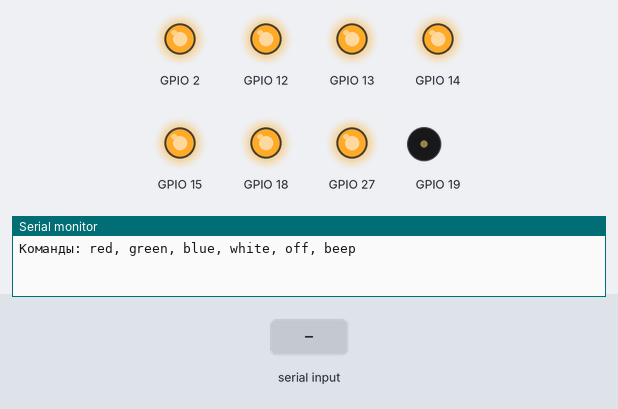
This sketch was run on a simulated ESP32. On the bench: output pins drawn as LEDs (lit = HIGH), buzzer (waves = sounding), the last lines printed to the serial monitor. Inputs (shaded band) come from the test bench.

Above: at 1.2 s.
1.3 s: "red\n" received over Serial
At 2.1 s:
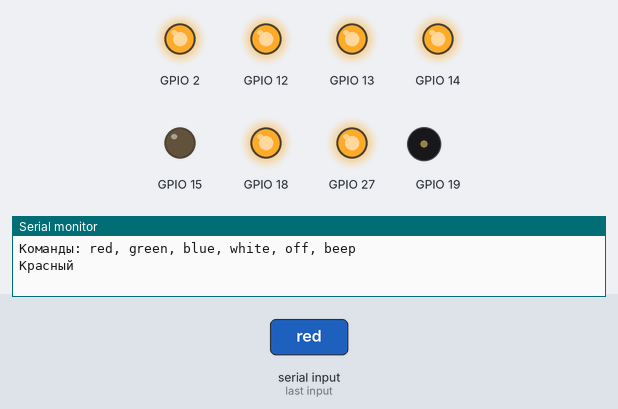
2.8 s: "green\n" received over Serial
At 3.2 s:
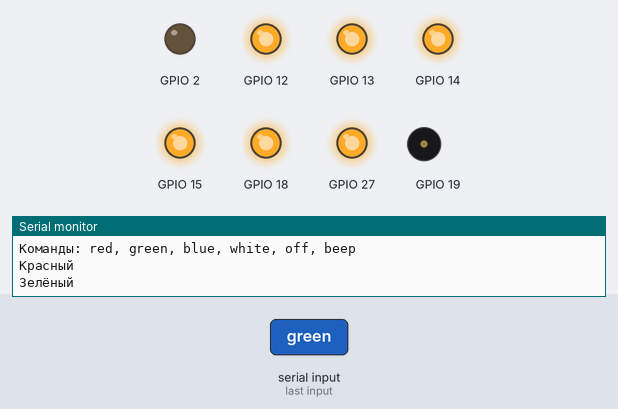
4.3 s: "blue\n" received over Serial
At 5.5 s:
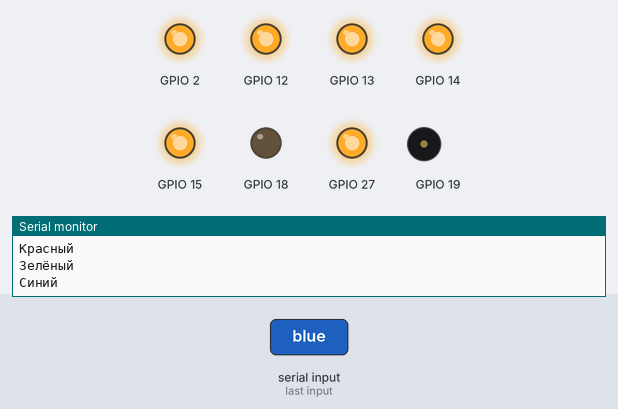
5.8 s: "white\n" received over Serial
At 6.7 s:
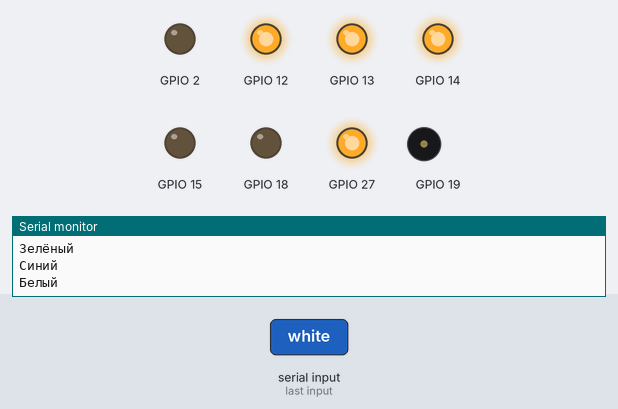
7.3 s: "beep\n" received over Serial
At 7.4 s:
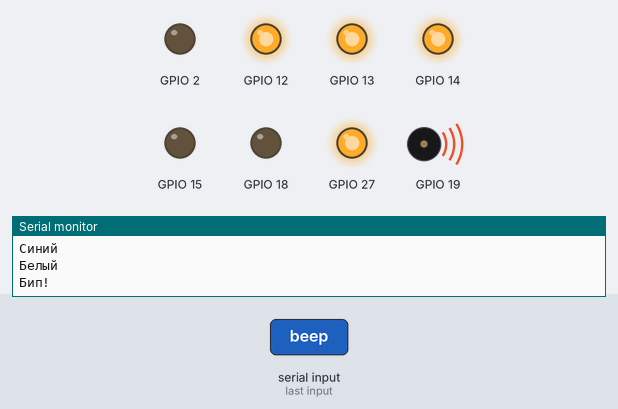
Timing chart, 0 to 10.0 s (numbered marks = the images above; inputs shaded):
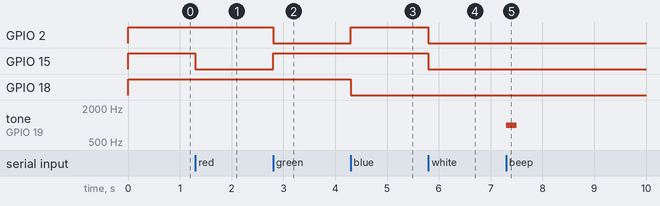

The sketch:

Ardu8_BBL_ESP32_08_SerialCommands.ino
```cpp
String cmd = "";
void setup() {
  	board_init();
  	Serial.begin(115200);
  	Serial.println("Команды: red, green, blue, white, off, beep");
}
void loop() {
  	if (Serial.available()) {
      	cmd = String(Serial.readStringUntil('\n'));
      	cmd.trim();
      	if ((cmd == "red")) {
          	leds_off();
          	digitalWrite(15, LOW);
          	digitalWrite(2, HIGH);
          	digitalWrite(18, HIGH);
          	Serial.println("Красный");
      } else if ((cmd == "green")) {
          	leds_off();
          	digitalWrite(15, HIGH);
          	digitalWrite(2, LOW);
          	digitalWrite(18, HIGH);
          	Serial.println("Зелёный");
      } else if ((cmd == "blue")) {
          	leds_off();
          	digitalWrite(15, HIGH);
          	digitalWrite(2, HIGH);
          	digitalWrite(18, LOW);
          	Serial.println("Синий");
      } else if ((cmd == "white")) {
          	digitalWrite(15, LOW);
          	digitalWrite(2, LOW);
          	digitalWrite(18, LOW);
          	Serial.println("Белый");
      } else if ((cmd == "off")) {
          	leds_off();
          	Serial.println("Выключено");
      } else if ((cmd == "beep")) {
          	tone(19, 1000, 200);
          	Serial.println("Бип!");
      } else {
          	Serial.println(String("Неизвестная команда: ") + String(cmd));
      }
  }
}

void board_init() {
  	pinMode(34, INPUT);
  	pinMode(35, INPUT);
  	pinMode(25, INPUT);
  	pinMode(26, INPUT);
  	pinMode(27, OUTPUT);
  	pinMode(14, OUTPUT);
  	pinMode(12, OUTPUT);
  	pinMode(13, OUTPUT);
  	pinMode(15, OUTPUT);
  	pinMode(2, OUTPUT);
  	pinMode(18, OUTPUT);
  	pinMode(19, OUTPUT);
  	leds_off();
}

void leds_off() {
  	digitalWrite(27, HIGH);
  	digitalWrite(14, HIGH);
  	digitalWrite(12, HIGH);
  	digitalWrite(13, HIGH);
  	digitalWrite(15, HIGH);
  	digitalWrite(2, HIGH);
  	digitalWrite(18, HIGH);
}
```

Measured:
- after the input at 1.3 s, GPIO 15: HIGH → LOW at once
- after the input at 2.8 s, GPIO 2: HIGH → LOW at once; GPIO 15: LOW → HIGH at once
- after the input at 4.3 s, GPIO 2: LOW → HIGH at once; GPIO 18: HIGH → LOW at once
- after the input at 5.8 s, GPIO 2, GPIO 15: HIGH → LOW at once
- after the input at 7.3 s, tone on GPIO 19: silent → 1000 Hz at once, → silent 0.20 s later
